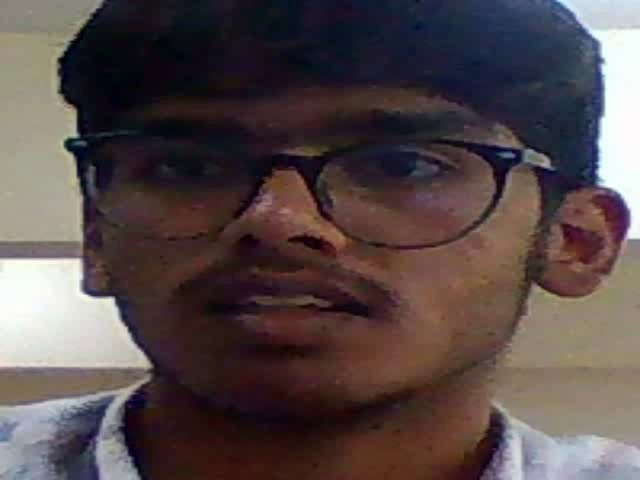
#> input picture interpretation/frames/face/test_face_frame_0000.jpg, 640 x 480 px, found by its file name; its folder holds only this picture in this run; the run also reads 1 picture not shown here
$ python preprocessing_image.py
#> lines starting #> are read from the running program, lines starting #| are printed output that depends on the picture
import cv2
import os
import numpy as np
import subprocess
import sys

# Paths
BASE_PATH = "A:/Softwares/laragon/www/signnsync/interpretation/"
FRAMES_PATH = os.path.normpath(os.path.join(BASE_PATH, "frames"))
PREPROCESSED_PATH = os.path.normpath(os.path.join(BASE_PATH, "preprocessed"))
ROUTES_SCRIPT_PATH = os.path.join(os.path.dirname(__file__), "routes.py")  # Path to routes.py

# Ensure output folders exist
for subfolder in ["face", "left_hand", "right_hand"]:
    os.makedirs(os.path.normpath(os.path.join(PREPROCESSED_PATH, subfolder)), exist_ok=True)

def preprocess_images(input_folder, output_folder, frame_size=(64, 64)):
    """
    Preprocesses extracted frames for model prediction:
    - Resizes frames to (64x64)
    - Normalizes pixel values (0 to 1)
    - Saves preprocessed images in the output folder.

    :param input_folder: Folder containing extracted frames (face, left_hand, right_hand)
    :param output_folder: Folder where preprocessed images will be saved
    :param frame_size: Target frame width & height (default: 64x64)
    """
#> called with frame_size = (64, 64)

    if not os.path.exists(input_folder) or not os.listdir(input_folder):
        print(f"⚠️ No frames found in: {input_folder}")
        return  # Skip if no images found

    processed_count = 0

    for image_file in sorted(os.listdir(input_folder)):  # Ensure sorted order
        if image_file.endswith((".png", ".jpg", ".jpeg")):
            input_image_path = os.path.normpath(os.path.join(input_folder, image_file))
            output_image_path = os.path.normpath(os.path.join(output_folder, image_file))

            # Load image
            image = cv2.imread(input_image_path)
#> image is the input picture: shape (480, 640, 3); mean B, G, R 73.4, 73, 85.9
            if image is None:
                print(f"⚠️ Skipping corrupted file: {input_image_path}")
                continue

            # Resize and normalize
            image = cv2.resize(image, frame_size)  # Resize to 64x64
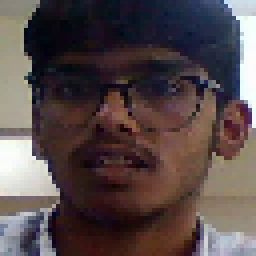
#> image: shape (64, 64, 3) (shown 4 times larger); mean B, G, R 73.4, 72.9, 85.8
            image = image.astype(np.float32) / 255.0  # Normalize pixel values (0-1)

            # Convert back to uint8 for saving
            image_uint8 = (image * 255).astype(np.uint8)
            cv2.imwrite(output_image_path, image_uint8)
            processed_count += 1

    print(f"✅ {processed_count} images preprocessed and saved in: {output_folder}")

# Process face images
preprocess_images(os.path.normpath(os.path.join(FRAMES_PATH, "face")), os.path.normpath(os.path.join(PREPROCESSED_PATH, "face")))

# Process left-hand images
preprocess_images(os.path.normpath(os.path.join(FRAMES_PATH, "left_hand")), os.path.normpath(os.path.join(PREPROCESSED_PATH, "left_hand")))
#> in preprocess_images (call 2), `image = cv2.resize(image, frame_size)`: image: shape (64, 64, 3); every value is 0
#> in preprocess_images (call 2), `image = image.astype(np.float32) / 255.0`: image: shape (64, 64, 3) float32; every value is 0

# Process right-hand images
preprocess_images(os.path.normpath(os.path.join(FRAMES_PATH, "right_hand")), os.path.normpath(os.path.join(PREPROCESSED_PATH, "right_hand")))

print("✅ All images preprocessed successfully!")
